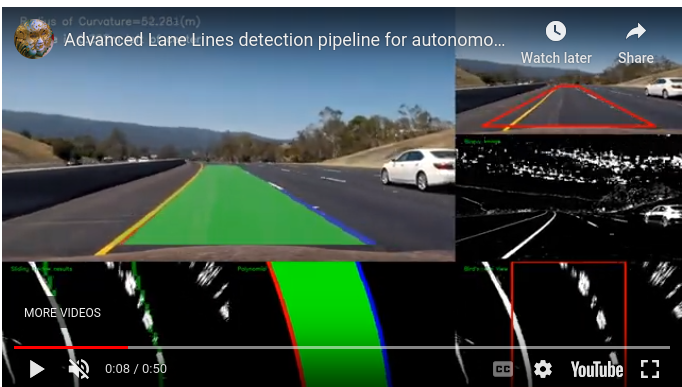
#> input picture road_lane_detection/image.png, 682 x 387 px, given in place of the camera
$ python contour_method.py
#> lines starting #> are read from the running program, lines starting #| are printed output that depends on the picture; after the words box and inside, x2 and y2 are one past the last pixel; in counts of white or black regions, pixels touching at a corner belong together
import cv2 as cv
from typing import Union
import numpy as np


def ROI(image:np.ndarray) -> np.ndarray:
    # blank mask that matches the input image dimensions
    mask = np.zeros_like(image)

    # Define a the number of color-channel of image frame
    if len(image.shape) > 2:
        channel_count = image.shape[2]
        ignore_mask_color = (255,) * channel_count # mask color: white
    # if there is only one channel
    else:
        # color of the mask polygon is white
        ignore_mask_color = 255

    # Create a polygon to focus only on the road in the picture
    # NOTE: change the values in accordance to the camera and the positioning of the road
    rows, cols = image.shape[:2]
    # TEST: print("rowcol\n",rows, cols, "\n")

    # NOTE: in computer graphics, the point (0, 0) or the origin is in the upper left corner of the image
    bottom_left = [0, rows]
    top_left = [0, rows * 0.5]
    top_right = [cols, rows * 0.5]
    bottom_right = [cols, rows]

    vertices = np.array([[bottom_left, top_left, top_right, bottom_right]], dtype=np.int32)

    # Fill the polygon with white color and generating the final mask
    # Reference: https://www.geeksforgeeks.org/draw-a-filled-polygon-using-the-opencv-function-fillpoly/
    cv.fillPoly(mask, vertices, ignore_mask_color)

    # Test code:
    # cv.imshow("Region of Interest Polygon",mask)
    # performing bitwise-and on the input image frame and mask to get only the edges of the road
    masked = cv.bitwise_and(image, mask)
    return masked

def BinaryThresholding(image: np.ndarray) -> np.ndarray:
    """
    Applying binary thresholding for further differentiation between lanes and road
    """
    # The binary threshold can be dynamically defined from the room's ambient light
    # measured by the light sensor
    # NOTE for IMPROVEMENT: add light sensor
    threshold = 110
    max_value = 255

    _, binary_image = cv.threshold(image, threshold, max_value, cv.THRESH_BINARY)
    """
    ===================================
    BINARY THRESHOLDING:

    Parameteres:
    threshold: threshold intensity value
    max_value: maximum value to use for the output binary image
    type: cv.THRESH_BINARY, any pixel with intensity value lower than the threshold will be set to 0, and the higher onees will be set to max_value

    >> Other types of threshold <<
    cv.THRESH_BINARY_INV: Inverse binary thresholding.
    cv.THRESH_TRUNC: Thresholding that truncates pixel values above the threshold.
    cv.THRESH_TOZERO: Sets pixel values to zero if they are below the threshold.
    cv.THRESH_TOZERO_INV: Inverse of cv2.THRESH_TOZERO.
    ====================================
    """
    return binary_image

def ContourExtraction(image:np.ndarray) -> np.ndarray:
    """
    Using OpenCV to get the contours of all the shapes in the frame, which are usually separated by black spaces
    Best work in binary/grayscale image
    """
    contours, hierarchy = cv.findContours(image=image, mode=cv.RETR_EXTERNAL, method=cv.CHAIN_APPROX_SIMPLE)
    """
    findContours()

    parameters
    - image: input image, preferably binary input
    - mode: contour-retrieval mode
        + RETR_EXTERNAL: the extreme outer contours
        + RETR_TREE: retrieves all of the contours and reconstructs a full hierarchy of nested contours
        + for further mode: https://docs.opencv.org/4.x/d3/dc0/group__imgproc__shape.html#ga819779b9857cc2f8601e6526a3a5bc71
    - method: defines the contour-approximation method (which points within a contour is stored)
        + CHAIN_APPROX_NONE: no approximation
        + CHAIN_APPROX_SIMPLE: simple approximation to 4 points
        + further: https://docs.opencv.org/4.x/d3/dc0/group__imgproc__shape.html#ga4303f45752694956374734a03c54d5ff
    """
    print(contours)
    return contours

def GetRectangles():
    pass

def LaneDetection(image):
    """
    Overall pipeline for lane detection and following
    """

    image_copy = image.copy()

    grey = cv.cvtColor(image_copy, cv.COLOR_BGR2GRAY)
    binary_img = BinaryThresholding(grey)
    blurred = cv.GaussianBlur(binary_img, (5, 5), 0)

    region = ROI(blurred)

    contour_detected = ContourExtraction(region)

    # draw contours on the original image
    cv.drawContours(image, contours=contour_detected, contourIdx=-1, color=(0, 255, 0), thickness=2, lineType=cv.LINE_AA )
    cv.imshow('Contours detected', image)

    return image

def ShowProcessedWebcam(source:Union[int, str]= 0) -> None:
#> called with source = 0
    cap = cv.VideoCapture(source)

    while True:
        # Capture frame-by-frame
        # ret = boolean return value from getting the frame, frame = current frame being projected in the video
        ret, frame = cap.read()
#> frame is the input picture: shape (387, 682, 3); mean B, G, R 72.6, 76.8, 62

        # Check if frame is successfully captured
        if not ret:
            print("Failed to capture frame")
            break

        # Display original for comparison
        cv.imshow('Original', frame)

        # Process the frame
        processed_frame = LaneDetection(frame)
#> in LaneDetection, `grey = cv.cvtColor(image_copy, cv.COLOR_BGR2GRAY)`:
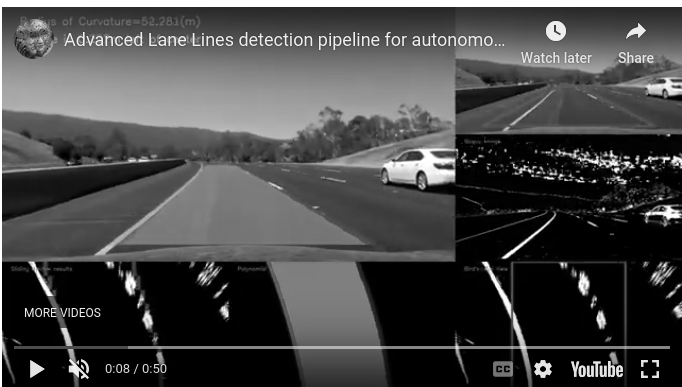
#> grey: shape (387, 682); min 0, max 255, mean 71.9
#> in BinaryThresholding, `_, binary_image = cv.threshold(image, threshold, max_value, cv.THRESH_..`:
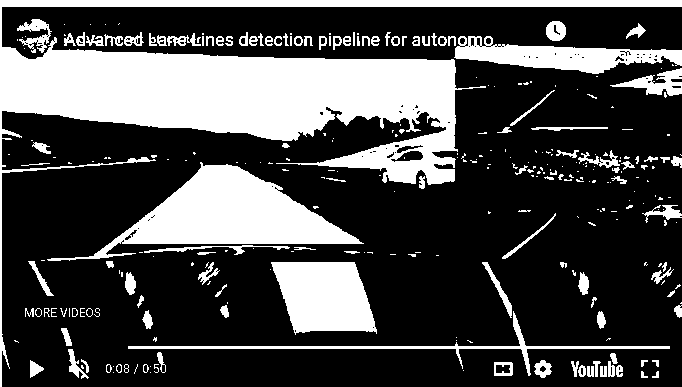
#> binary_image: shape (387, 682); 28.6% white; 299 white regions (175 under 20 px), largest, box (x1, y1, x2, y2) and area: (0, 0, 682, 387) 41068, (47, 162, 364, 261) 11577, (271, 262, 377, 335) 5809
#> in LaneDetection, `blurred = cv.GaussianBlur(binary_img, (5, 5), 0)`:
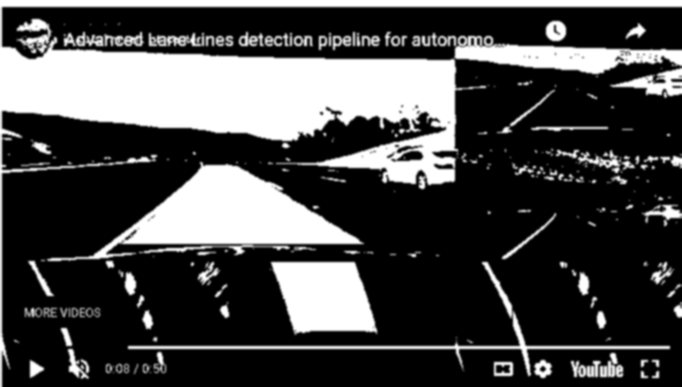
#> blurred: shape (387, 682); min 0, max 255, mean 72.8
#> in ROI, `cv.fillPoly(mask, vertices, ignore_mask_color)`:
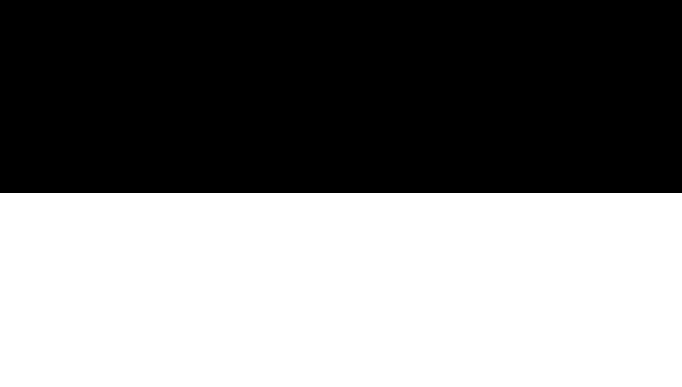
#> mask: shape (387, 682); 50.1% white; 1 black region
#> in ROI, `masked = cv.bitwise_and(image, mask)`:
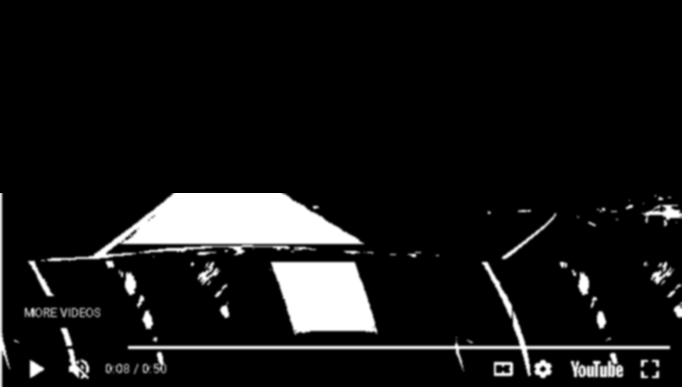
#> masked: shape (387, 682); min 0, max 255, mean 22
#> in ContourExtraction, `contours, hierarchy = cv.findContours(image=image, mode=cv.RETR_EXTERN..`: contours = 48 contours, 3 with area under 20; largest, box (x1, y1, x2, y2) and area: (39, 193, 366, 270) 12282, (126, 260, 672, 380) 6434, (268, 260, 379, 337) 6408, (23, 306, 102, 319) 922, (59, 326, 91, 381) 755
#> (printed output is left out)
#> in LaneDetection, `contour_detected = ContourExtraction(region)`: contour_detected has the same summary as contours in ContourExtraction

        # Display processed frame
        cv.imshow('Processed', processed_frame)

        # set waitKey to 1 for video playback or real-time image processing
        # it will allow the program to update displayed image
        # Break the loop when 'q' is pressed
        if cv.waitKey(1) & 0xFF == ord('q'):
            break

    # Release the capture
    cap.release()
    cv.destroyAllWindows()

if __name__ == "__main__":
    #process_img('roadline.jpg')
    #ShowProcessedImg("roadline.jpg")
#> (the run stopped early here; a loop or call above may not have finished)
